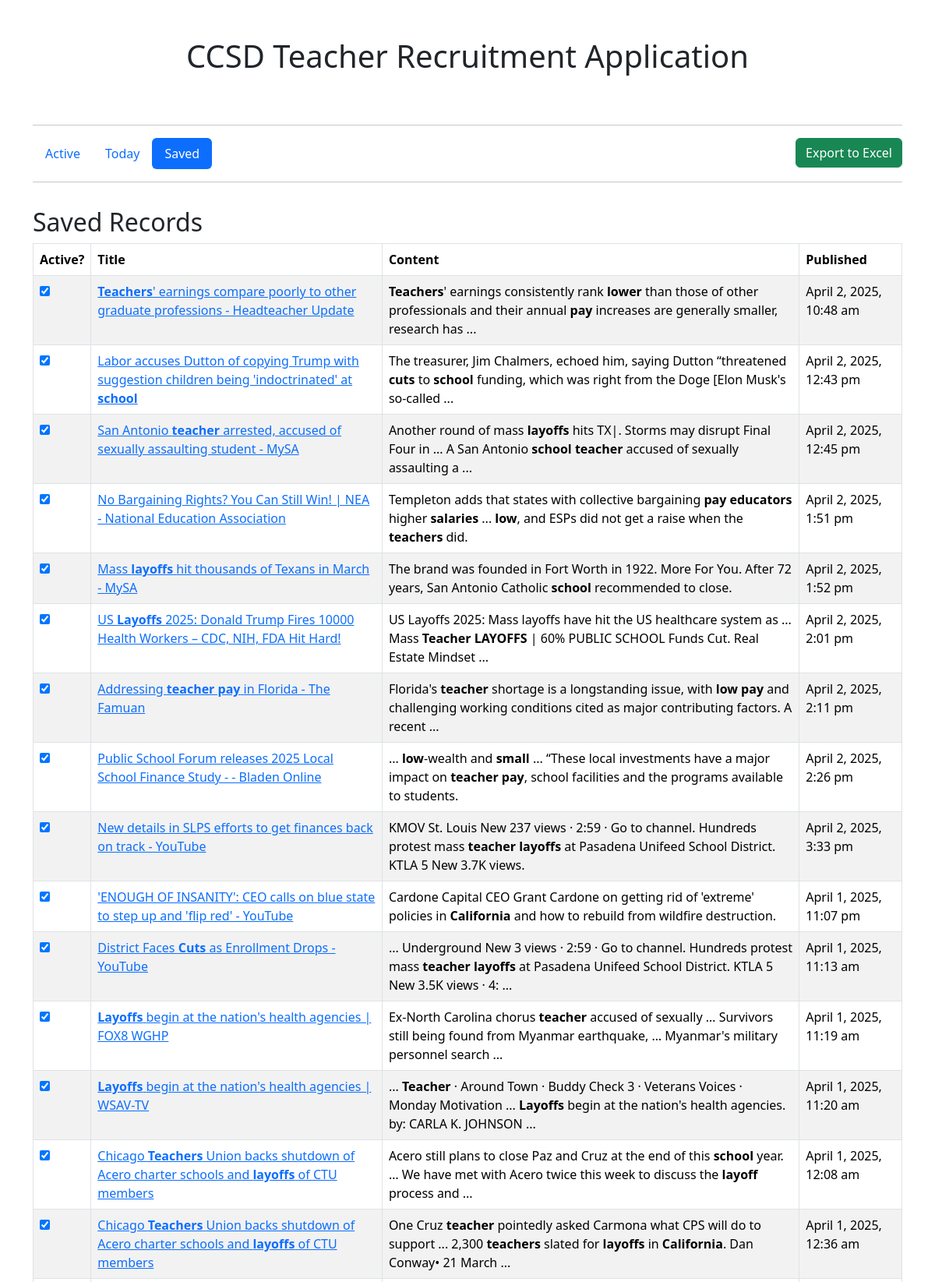
Page /saved.php (upper part) on the committed database.
### tables this page shows
CREATE TABLE teacherRecruitment (
    id INTEGER PRIMARY KEY, 
    title TEXT, 
    content TEXT, 
    published TEXT, 
    link TEXT,
    active BOOLEAN DEFAULT 1, 
    saved BOOLEAN DEFAULT 0,
    UNIQUE(title, content, link)
);

### saved.php (the view, shortened to what this page needs)
<?php
include('includes/head.php');
include('includes/header.php');
$db = new SQLite3('teacherRecruitment.db');
?>
    <div class="container">
        <div class="row">
            <div class="col">
                <h2>Saved Records</h2>
                <table id="savedTable" class="table table-striped table-bordered">
                    <thead>
                    <tr>
                        <th>Active?</th>
                        <th>Title</th>
                        <th>Content</th>
                        <th>Published</th>
                    </tr>
                    </thead>
                    <tbody>
                    <?php
                    $results = $db->query("SELECT * FROM teacherRecruitment WHERE active = 1 ORDER BY published ASC");
                    while ($row = $results->fetchArray(SQLITE3_ASSOC)) {
                        $publishedDate = date("F j, Y, g:i a", strtotime($row['published']));
                        ?>
                        <tr>
                            <td><input id="active" type='checkbox' name='active' data-id='<?php echo $row['id']; ?>' checked/></td>
                            <td><a href='<?php echo $row['link']; ?>'><?php echo $row['title']; ?></a></td>
                            <td><?php echo $row['content']; ?></td>
                            <td><?php echo $publishedDate ?></td>
                        </tr>
                    <?php
                    }
                    ?>
                    </tbody>
                </table>
            </div>
        </div>
    </div>
<?php include('includes/footer.php'); ?>

### rows in the picture
teacherrecruitment: title "Teachers ' earnings compare poorly to other graduate professions - Headteacher Update", content "Teachers ' earnings consistently rank lower than those of other professionals and their annual pay increases are generally smaller, research has ...", published "April 2, 2025, 10:48 am"
teacherrecruitment: title "Labor accuses Dutton of copying Trump with suggestion children being 'indoctrinated' at school", content "The treasurer, Jim Chalmers, echoed him, saying Dutton “threatened cuts to school funding, which was right from the Doge [Elon Musk's so-called ...", published "April 2, 2025, 12:43 pm"
teacherrecruitment: title "San Antonio teacher arrested, accused of sexually assaulting student - MySA", content "Another round of mass layoffs hits TX|. Storms may disrupt Final Four in ... A San Antonio school teacher accused of sexually assaulting a ...", published "April 2, 2025, 12:45 pm"
teacherrecruitment: title "No Bargaining Rights? You Can Still Win! | NEA - National Education Association", content "Templeton adds that states with collective bargaining pay educators higher salaries ... low , and ESPs did not get a raise when the teachers did.", published "April 2, 2025, 1:51 pm"
teacherrecruitment: title "Mass layoffs hit thousands of Texans in March - MySA", content "The brand was founded in Fort Worth in 1922. More For You. After 72 years, San Antonio Catholic school recommended to close.", published "April 2, 2025, 1:52 pm"
teacherrecruitment: title "US Layoffs 2025: Donald Trump Fires 10000 Health Workers – CDC, NIH, FDA Hit Hard!", content "US Layoffs 2025: Mass layoffs have hit the US healthcare system as ... Mass Teacher LAYOFFS | 60% PUBLIC SCHOOL Funds Cut. Real Estate Mindset ...", published "April 2, 2025, 2:01 pm"
teacherrecruitment: title "Addressing teacher pay in Florida - The Famuan", content "Florida's teacher shortage is a longstanding issue, with low pay and challenging working conditions cited as major contributing factors. A recent ...", published "April 2, 2025, 2:11 pm"
teacherrecruitment: title "Public School Forum releases 2025 Local School Finance Study - - Bladen Online", content "... low -wealth and small ... “These local investments have a major impact on teacher pay , school facilities and the programs available to students.", published "April 2, 2025, 2:26 pm"
teacherrecruitment: title "New details in SLPS efforts to get finances back on track - YouTube", content "KMOV St. Louis New 237 views · 2:59 · Go to channel. Hundreds protest mass teacher layoffs at Pasadena Unifeed School District. KTLA 5 New 3.7K views.", published "April 2, 2025, 3:33 pm"
teacherrecruitment: title "'ENOUGH OF INSANITY': CEO calls on blue state to step up and 'flip red' - YouTube", content "Cardone Capital CEO Grant Cardone on getting rid of 'extreme' policies in California and how to rebuild from wildfire destruction.", published "April 1, 2025, 11:07 pm"
teacherrecruitment: title "District Faces Cuts as Enrollment Drops - YouTube", content "... Underground New 3 views · 2:59 · Go to channel. Hundreds protest mass teacher layoffs at Pasadena Unifeed School District. KTLA 5 New 3.5K views · 4: ...", published "April 1, 2025, 11:13 am"
teacherrecruitment: title "Layoffs begin at the nation's health agencies | FOX8 WGHP", content "Ex-North Carolina chorus teacher accused of sexually … Survivors still being found from Myanmar earthquake, … Myanmar's military personnel search ...", published "April 1, 2025, 11:19 am"
teacherrecruitment: title "Layoffs begin at the nation's health agencies | WSAV-TV", content "... Teacher · Around Town · Buddy Check 3 · Veterans Voices · Monday Motivation ... Layoffs begin at the nation's health agencies. by: CARLA K. JOHNSON ...", published "April 1, 2025, 11:20 am"
teacherrecruitment: title "Chicago Teachers Union backs shutdown of Acero charter schools and layoffs of CTU members", content "Acero still plans to close Paz and Cruz at the end of this school year. … We have met with Acero twice this week to discuss the layoff process and ...", published "April 1, 2025, 12:08 am"
teacherrecruitment: title "Chicago Teachers Union backs shutdown of Acero charter schools and layoffs of CTU members", content "One Cruz teacher pointedly asked Carmona what CPS will do to support ... 2,300 teachers slated for layoffs in California . Dan Conway• 21 March ...", published "April 1, 2025, 12:36 am"
